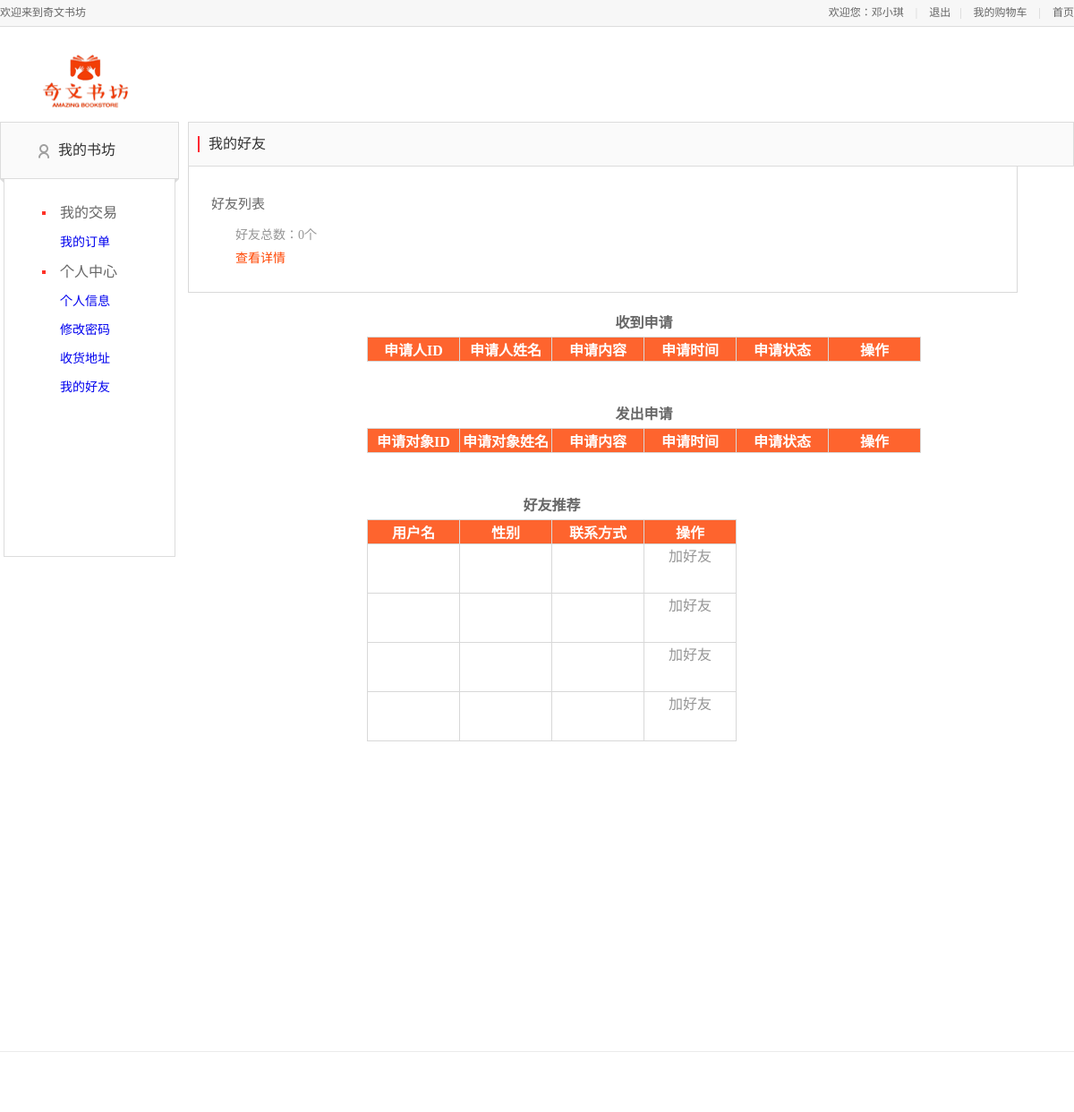
The page /用户界面/friendlist.php (signed in) on the database as committed earlier.
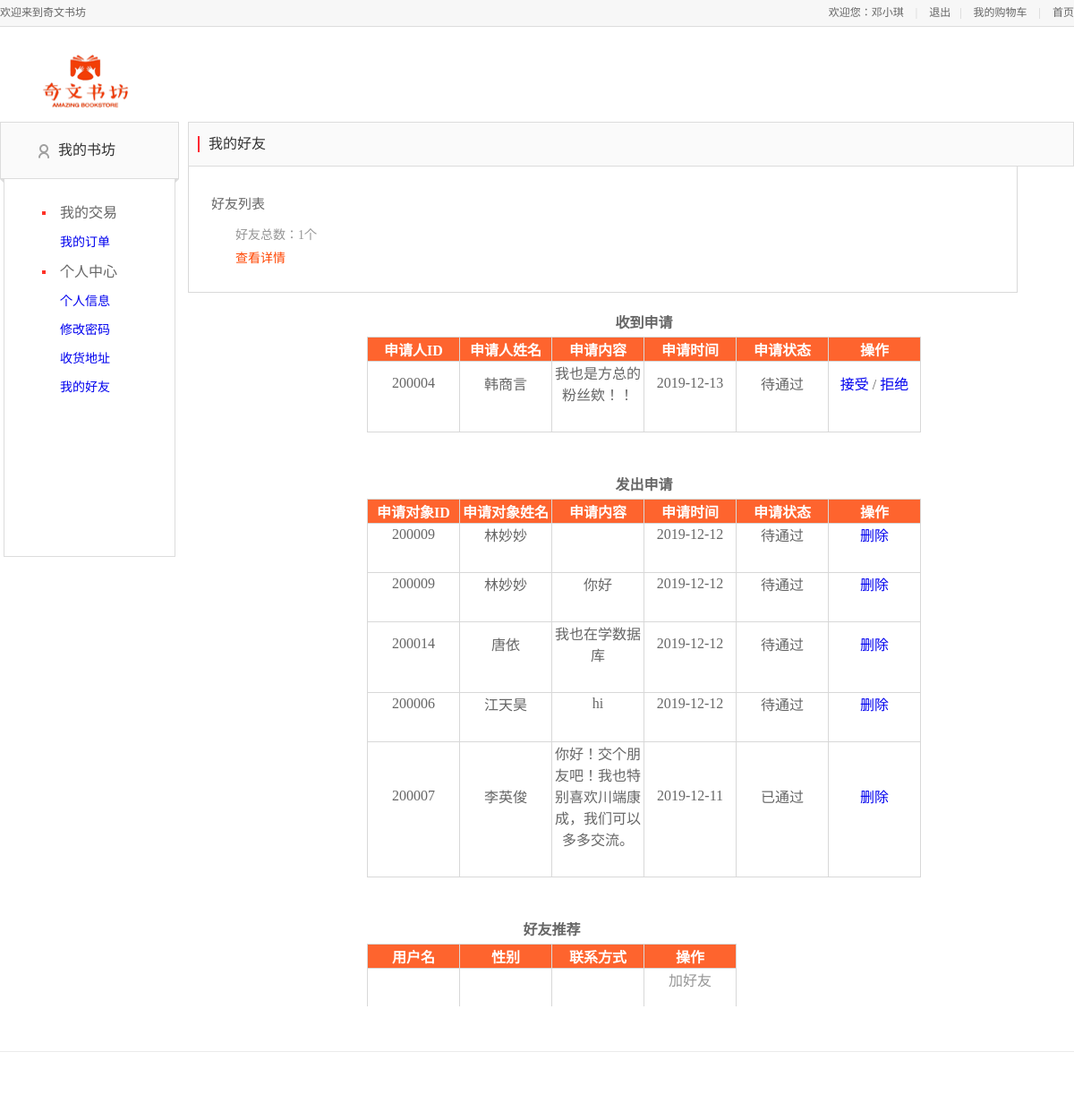
The same page on the database as committed later.
### tables this page shows
CREATE TABLE IF NOT EXISTS `friend_apply` (
  `id` int(11) NOT NULL AUTO_INCREMENT,
  `uid` char(6) DEFAULT NULL,
  `sid` char(6) DEFAULT NULL,
  `apply_text` text,
  `apply_time` varchar(255) DEFAULT NULL,
  `apply_status` varchar(255) DEFAULT NULL,
  PRIMARY KEY (`id`)
);

CREATE TABLE IF NOT EXISTS `user_info` (
  `user_id` char(6) NOT NULL,
  `user_name` varchar(20) DEFAULT NULL,
  `user_sex` varchar(2) DEFAULT NULL,
  `user_tel` char(11) DEFAULT NULL,
  `user_password` varchar(14) DEFAULT NULL,
  `user_address` varchar(100) DEFAULT NULL,
  PRIMARY KEY (`user_id`)
);

### 用户界面/friendlist.php (the view, shortened to what the changed rows need)
<html>
<head>
    <link rel="stylesheet" type="text/css" href="/css/base.css">
    <link rel="stylesheet" type="text/css" href="css/base_1.css">
    <link rel="stylesheet" type="text/css" href="css/address.css">
    <link rel="stylesheet" type="text/css" href="css/main.css">
    <link rel="stylesheet" type="text/css" href="css/reset.css">
    <link rel="stylesheet" type="text/css" href="css/foot.css">
</head>
<body>
                <?php
                include "db.php";
                ?>
<div class="mydang">
    <div class="my_main">
        <div class="address_list">
            <dl>
                <dt>好友总数：<?php
                    $id=$_SESSION['user_id'];
                    $q = "SELECT * from friend_relationship WHERE uid='$id'";
                    $r = mysqli_query($conn,$q);
                    $ra=mysqli_num_rows($r);
                    echo $ra.'个'
                    ?></dt>
                <dt ><a href="frienddetail.php" style="color: orangered">查看详情</a></dt>
            </dl>
        </div>
        <div class="shadow_box">
			 <p>
             <div class="table-con">
                 <?php
                 $sql="SELECT*from friend_apply,user_info where friend_apply.sid = '$id' and friend_apply.uid = user_info.user_id order by apply_time desc";
                 $r=mysqli_query($conn,$sql);
                 if($r){
                 ?>
                <table>
                    <caption align="top" style="margin-bottom: 5px;"><strong>收到申请</strong></caption>
                <tr>
                  <th>申请人ID</th>
                  <th>申请人姓名</th>
                  <th>申请内容</th>
                  <th>申请时间</th>
                    <th>申请状态</th>
                    <th>操作</th>
                </tr>
                    <?php
                    while ($row=mysqli_fetch_array($r)) {
                    ?>
                    <tr>
                            <td><?php echo $row["uid"] ?></td>
                            <td><?php echo $row["user_name"] ?></td>
                            <td><?php echo $row["apply_text"]?></td>
                            <td><?php echo $row["apply_time"]?></td>
                            <td><?php echo $row["apply_status"]?></td>
                            <td><a href="friendoperate.php?action=accept&id=<?=$row['uid']?>">接受</a>
                                <span>/</span>&nbsp;<a href="friendoperate.php?action=refuse&id=<?=$row['uid']?>">拒绝</a></td>
                    </tr>
                        <?php
                    }}
                    ?>
                </table>
              </div>
			  </p>
			<p>
            <div class="table-con">
                <?php
                $sql="SELECT*from friend_apply,user_info  where friend_apply.uid = '$id' and friend_apply.sid = user_info.user_id order by apply_time desc";
                $r=mysqli_query($conn,$sql);
                if($r){
                echo '
                <table>
                    <caption align="top" style="margin-bottom: 5px;"><strong>发出申请</strong></caption>
                    <tr>
                        <th>申请对象ID</th>
                        <th>申请对象姓名</th>
                        <th>申请内容</th>
                        <th>申请时间</th>
                        <th>申请状态</th>
                        <th>操作</th>
                    </tr>';
                    while ($row=mysqli_fetch_array($r)) {
                    ?>
                    <tr>
                        <td><?php echo $row["sid"] ?></td>
                        <td><?php echo $row["user_name"] ?></td>
                        <td><?php echo $row["apply_text"]?></td>
                        <td><?php echo $row["apply_time"]?></td>
                        <td><?php echo $row["apply_status"]?></td>
                        <td><a href="friendoperate.php?action=delete&id=<?=$row['sid']?>">删除</a></td>
                    </tr>
                    <?php
                    }}
                    ?>
                </table>
                <br><br><br>
                <div class="table-con">
                <table>
                    <caption align="top" style="margin-bottom: 5px;"><strong>好友推荐</strong></caption>
                    <thead>
                        <tr>
                            <th>用户名</th>
                            <th>性别</th>
                            <th>联系方式</th>
                            <th>操作</th>
                        </tr>
                    </thead>
                    <tbody>
                        <?php
                        $sql = 'SELECT user2_id, user_name, user_sex, user_tel FROM user_similarity JOIN user_info ON user_similarity.user2_id=user_info.user_id WHERE user1_id='.$id.' ORDER BY similarity DESC';
                        $result = mysqli_query($conn, $sql);
                        for ($i=0; $i<4; $i++){
                            $row = mysqli_fetch_array($result);
                            ?>
                        <tr>
                            <td><?php echo $row["user_name"]; ?></td>
                            <td><?php echo $row["user_sex"]; ?></td>
                            <td><?php echo $row["user_tel"]; ?></td>
                            <td><a href="" title="">加好友</a></td>
                        </tr>
                        <?php
                        }
                        ?>
                    </tbody>
                </table>
            </div>
            </div>
			</p>
            </div>
  </div>
    </div>
</body>
</html>

Rows that differ between the two databases and show on the page:
added friend_apply: uid "200004", user_info.user_name "韩商言", apply_text "我也是方总的粉丝欸！！", apply_time "2019-12-13", apply_status "待通过", shown under "收到申请"
added friend_apply: sid "200009", user_info.user_name "林妙妙", apply_time "2019-12-12", apply_status "待通过", shown under "发出申请"
added friend_apply: sid "200009", user_info.user_name "林妙妙", apply_text "你好", apply_time "2019-12-12", apply_status "待通过", shown under "发出申请"
added friend_apply: sid "200014", user_info.user_name "唐依", apply_text "我也在学数据库", apply_time "2019-12-12", apply_status "待通过", shown under "发出申请"
added friend_apply: sid "200006", user_info.user_name "江天昊", apply_text "hi", apply_time "2019-12-12", apply_status "待通过", shown under "发出申请"
added friend_apply: sid "200007", user_info.user_name "李英俊", apply_text "你好！交个朋友吧！我也特别喜欢川端康成，我们可以多多交流。", apply_time "2019-12-11", apply_status "已通过", shown under "发出申请"
Other text that changed with them:
$ra: "0" → "1"
list line gone: "加好友"
